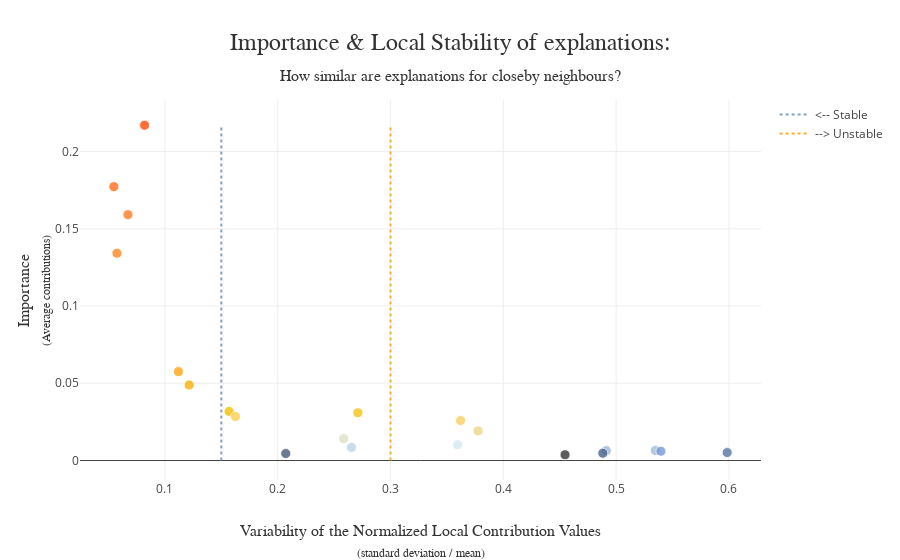

Notebook code cell kept with this figure:
### Code cell
xpl.plot.stability_plot()

### Figure 1 — Plotly figure (JSON) as saved in the notebook; plotly's stock layout.template omitted (floating-point values rounded to 4 significant figures)
{"data": [{"hovertemplate": "%{hovertext}<extra></extra>", "hovertext": ["<b>Feature: %dl_volume</b><br />Importance: 0.030901908619317374<br />Variability: 0.27106840482256433", "<b>Feature: %tcp_protocol</b><br />Importance: 0.1772239743354982<br />Variability: 0.05472008036321959", "<b>Feature: %udp_protocol</b><br />Importance: 0.1341301986505203<br />Variability: 0.05750473539507805", "<b>Feature: %ul_volume</b><br />Importance: 0.006405862763396527<br />Variability: 0.49125029883612115", "<b>Feature: avg_dl_volume</b><br />Importance: 0.05753570418708771<br />Variability: 0.11198742433886416", "<b>Feature: avg_ul_volume</b><br />Importance: 0.04888646748694009<br />Variability: 0.12153818290416427", "<b>Feature: dl_data_volume</b><br />Importance: 0.010199345627376654<br />Variability: 0.35948925288901656", "<b>Feature: dl_packet</b><br />Importance: 0.031780015007966504<br />Variability: 0.15694489580332668", "<b>Feature: kB/s</b><br />Importance: 0.019182198312503833<br />Variability: 0.37764060752546674", "<b>Feature: max_dl_volume</b><br />Importance: 0.15911289786149602<br />Variability: 0.06722985067050755", "<b>Feature: max_ul_volume</b><br />Importance: 0.01417445974061346<br />Variability: 0.2585024962336636", "<b>Feature: min_dl_volume</b><br />Importance: 0.00452253221845029<br />Variability: 0.20712710956735075", "<b>Feature: min_ul_volume</b><br />Importance: 0.008481587645650882<br />Variability: 0.2653784653777072", "<b>Feature: nb_downlink_packet</b><br />Importance: 0.004732282198505582<br />Variability: 0.48818556609664265", "<b>Feature: nb_packet/s</b><br />Importance: 0.003737293191659835<br />Variability: 0.4547146595320496", "<b>Feature: nb_uplink_packet</b><br />Importance: 0.0064705306649495515<br />Variability: 0.5347680468534411", "<b>Feature: session_time</b><br />Importance: 0.00515573927493055<br />Variability: 0.5984260639115669", "<b>Feature: std_dl_volume</b><br />Importance: 0.2169639146444106<br />Variability: 0.0819723679051798", "<b>Feature: std_ul_volume</b><br />Importance: 0.02588947567942774<br />Variability: 0.36209611328569963", "<b>Feature: ul_data_volume</b><br />Importance: 0.006024062202563543<br />Variability: 0.5397201098162043", "<b>Feature: ul_packet</b><br />Importance: 0.028489549686734943<br />Variability: 0.16253251822979825"], "marker": {"color": [0.0309, 0.1772, 0.1341, 0.006406, 0.05754, 0.04889, 0.0102, 0.03178, 0.01918, 0.1591, 0.01417, 0.004523, 0.008482, 0.004732, 0.003737, 0.006471, 0.005156, 0.217, 0.02589, 0.006024, 0.02849], "colorscale": [[0, "rgb(52, 55, 54)"], [0.004666, "rgb(74, 99, 138)"], [0.01072, "rgb(116, 153, 214)"], [0.01282, "rgb(162, 188, 213)"], [0.03031, "rgb(212, 234, 242)"], [0.07243, "rgb(235, 216, 134)"], [0.1161, "rgb(255, 204, 83)"], [0.1315, "rgb(244, 192, 0)"], [0.2523, "rgb(255, 166, 17)"], [0.7287, "rgb(255, 123, 38)"], [1, "rgb(255, 77, 7)"]], "line": {"color": "white", "width": 0.8}, "opacity": 0.8, "size": 10}, "mode": "markers", "showlegend": false, "type": "scatter", "x": [0.2711, 0.05472, 0.0575, 0.4913, 0.112, 0.1215, 0.3595, 0.1569, 0.3776, 0.06723, 0.2585, 0.2071, 0.2654, 0.4882, 0.4547, 0.5348, 0.5984, 0.08197, 0.3621, 0.5397, 0.1625], "y": [0.0309, 0.1772, 0.1341, 0.006406, 0.05754, 0.04889, 0.0102, 0.03178, 0.01918, 0.1591, 0.01417, 0.004523, 0.008482, 0.004732, 0.003737, 0.006471, 0.005156, 0.217, 0.02589, 0.006024, 0.02849]}, {"hoverinfo": "none", "line": {"color": "rgba(117, 152, 189, 0.9)", "dash": "dot"}, "mode": "lines", "name": "<-- Stable", "type": "scatter", "x": [0.15, 0.15, 0.15, 0.15, 0.15, 0.15, 0.15, 0.15, 0.15, 0.15, 0.15, 0.15, 0.15, 0.15, 0.15, 0.15, 0.15, 0.15, 0.15, 0.15, 0.15], "y": [0, 0.217]}, {"hoverinfo": "none", "line": {"color": "rgba(255, 166, 17, 0.9)", "dash": "dot"}, "mode": "lines", "name": "--> Unstable", "type": "scatter", "x": [0.3, 0.3, 0.3, 0.3, 0.3, 0.3, 0.3, 0.3, 0.3, 0.3, 0.3, 0.3, 0.3, 0.3, 0.3, 0.3, 0.3, 0.3, 0.3, 0.3, 0.3], "y": [0, 0.217]}], "layout": {"coloraxis": {"showscale": false}, "hovermode": "closest", "title": {"font": {"color": "rgb(50, 50, 50)", "family": "Arial", "size": 24}, "pad": {"b": 50}, "text": "Importance & Local Stability of explanations:<span style='font-size: 16px;'><br />How similar are explanations for closeby neighbours?</span>", "x": 0.5, "xanchor": "center", "yanchor": "bottom"}, "xaxis": {"automargin": true, "range": [0.02472, 0.6284], "title": {"font": {"color": "rgb(50, 50, 50)", "family": "Arial Black", "size": 16}, "text": "Variability of the Normalized Local Contribution Values<span style='font-size: 12px;'><br />(standard deviation / mean)</span>"}}, "yaxis": {"automargin": true, "title": {"font": {"color": "rgb(50, 50, 50)", "family": "Arial Black", "size": 16}, "text": "Importance<span style='font-size: 12px;'><br />(Average contributions)</span>"}}}}
